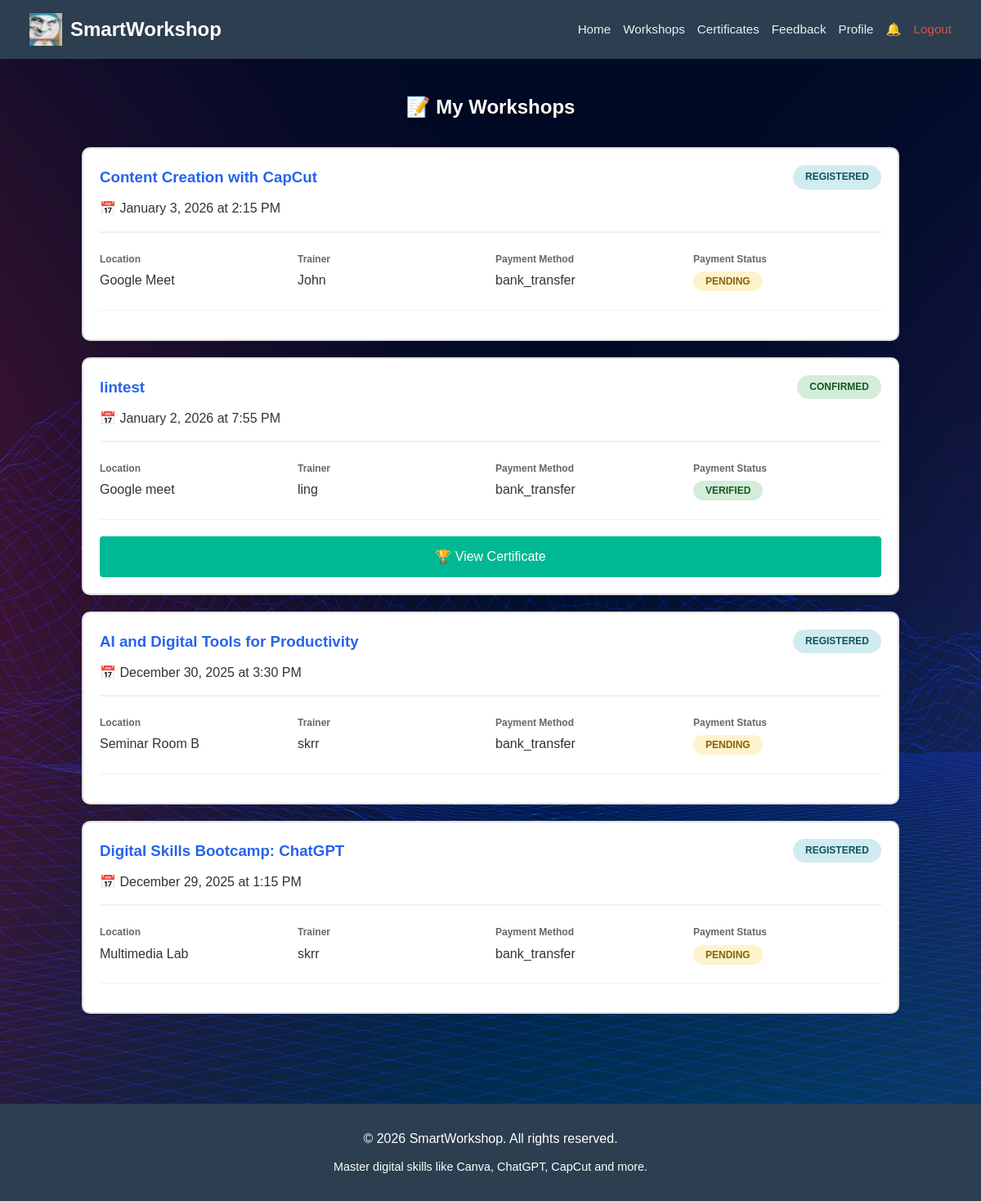
The app's page /my_workshops.php (signed in) with its own data.
### tables this page shows
CREATE TABLE `bookings` (
  `id` int(11) NOT NULL,
  `user_id` int(11) NOT NULL,
  `workshop_id` int(11) NOT NULL,
  `created_at` timestamp NOT NULL DEFAULT current_timestamp(),
  `payment_method` enum('qr_code','bank_transfer') DEFAULT NULL,
  `payment_status` enum('pending','verified','rejected') DEFAULT 'pending',
  `payment_reference` varchar(100) DEFAULT NULL,
  `payment_amount` decimal(10,2) DEFAULT 0.00,
  `payment_date` datetime DEFAULT current_timestamp(),
  `payment_verified_at` datetime DEFAULT NULL,
  `payment_verified_by` varchar(50) NOT NULL DEFAULT 'ADMIN',
  `booking_status` enum('registered','confirmed','cancelled') DEFAULT 'registered'
);

CREATE TABLE `workshops` (
  `id` int(11) NOT NULL,
  `title` varchar(100) NOT NULL,
  `description` text DEFAULT NULL,
  `trainer` varchar(100) DEFAULT NULL,
  `trainer_id` int(11) DEFAULT NULL,
  `date` date NOT NULL,
  `time` time NOT NULL,
  `location` varchar(100) NOT NULL,
  `fee` decimal(10,2) DEFAULT 0.00,
  `organizer_id` int(11) NOT NULL,
  `created_at` timestamp NOT NULL DEFAULT current_timestamp()
);

### my_workshops.php (the view, shortened to what this page needs)
<?php
include 'include/db_connect.php';
$user_id = $_SESSION['user_id'];
$workshops_query = "
    SELECT b.*, w.title, w.date AS workshop_date, w.time, w.location, w.trainer,
           a.attendance_status, a.check_in_time, a.check_in_method,
           (SELECT COUNT(*) FROM feedback
            WHERE user_id = $user_id AND workshop_id = w.id) AS has_feedback
    FROM bookings b
    JOIN workshops w ON b.workshop_id = w.id
    LEFT JOIN attendance a ON b.id = a.booking_id
    WHERE b.user_id = $user_id
    ORDER BY w.date DESC, b.created_at DESC
";
$workshops_result = mysqli_query($conn, $workshops_query);
?>
<!DOCTYPE html>
<html lang="en">
<head>
<link rel="stylesheet" href="css/style.css">
</head>
<body>
<?php include 'include/nav.php'; ?>
<main>
<div style="max-width:1000px;margin:0 auto;">
<h2 class="page-title">📝 My Workshops</h2>
<?php if(mysqli_num_rows($workshops_result) > 0): ?>
<?php while($workshop = mysqli_fetch_assoc($workshops_result)): ?>
<div class="registration-card">
    <div class="card-header">
        <div>
            <h3><?= htmlspecialchars($workshop['title']); ?></h3>
            <p>📅 <?= date('F j, Y', strtotime($workshop['workshop_date'])); ?>
               at <?= date('g:i A', strtotime($workshop['time'])); ?></p>
        </div>
        <span class="status-badge status-<?= $workshop['booking_status']; ?>">
            <?= ucfirst($workshop['booking_status']); ?>
        </span>
    </div>
    <div class="detail-grid">
        <div class="detail-item"><strong>Location</strong><?= htmlspecialchars($workshop['location']); ?></div>
        <div class="detail-item"><strong>Trainer</strong><?= htmlspecialchars($workshop['trainer']); ?></div>
        <div class="detail-item"><strong>Payment Method</strong><?= htmlspecialchars($workshop['payment_method']); ?></div>
        <div class="detail-item">
            <strong>Payment Status</strong>
            <span class="status-badge status-<?= $workshop['payment_status']; ?>"><?= ucfirst($workshop['payment_status']); ?></span>
        </div>
    </div>
    <div class="card-footer">
        <?php if($workshop['has_feedback'] > 0): ?>
        <a href="view_certificate.php?workshop_id=<?= $workshop['workshop_id']; ?>" class="btn" style="background:#00b894;">
            🏆 View Certificate
        </a>
        <?php elseif(strtotime($workshop['workshop_date']) < time() && in_array(strtolower($workshop['payment_status']), ['verified', 'confirmed'])): ?>
        <a href="feedback.php?workshop_id=<?= $workshop['workshop_id']; ?>" class="btn" style="background:#6c5ce7;">
            📝 Submit Feedback
        </a>
        <?php endif; ?>
    </div>
</div>
<?php endwhile; ?>
<?php endif; ?>
</div>
</main>
<?php include 'include/footer.php'; ?>
</body>
</html>

### css/style.css (style rules this page uses)
* { margin: 0; padding: 0; box-sizing: border-box; }
body { font-family: sans-serif; background: url('../img/bg.jpg') no-repeat center center fixed; background-size: cover; color: #333; line-height: 1.6; min-height: 100vh; display: flex; flex-direction: column; }
main, .workshops-container, .certificates-container, .feedback-container, .certificate-page, .container, .report-container, .page-content { flex: 1; }
main { max-width: 1100px; margin: 0 auto; padding: 40px 20px; width: 100%; }
h2 { color: white; text-shadow: 2px 2px 4px #000; margin-bottom: 30px; text-align: center; }
.page-title { color: white !important; text-shadow: 2px 2px 4px rgba(0, 0, 0, 0.5) !important; }
h3 { color: #2563eb; margin-bottom: 10px; }
button, .btn { display: inline-block; width: 100%; padding: 12px; background-color: #3498db; color: white; border: none; border-radius: 4px; cursor: pointer; font-size: 1rem; text-align: center; text-decoration: none; margin-top: 5px; }
.registration-card { background: white; border: 2px solid #e0e0e0; border-radius: 10px; padding: 20px; margin-bottom: 20px; transition: all 0.3s ease; }
.card-header { display: flex; justify-content: space-between; align-items: start; margin-bottom: 15px; padding-bottom: 15px; border-bottom: 2px solid #f0f0f0; }
.status-badge { padding: 5px 12px; border-radius: 20px; font-size: 12px; font-weight: bold; text-transform: uppercase; }
.status-pending { background: #fff3cd; color: #856404; }
.status-paid, .status-confirmed { background: #d4edda; color: #155724; }
.status-registered { background: #d1ecf1; color: #0c5460; }
.status-verified { background: #d4edda; color: #155724; }
.detail-grid { display: grid; grid-template-columns: repeat(auto-fit, minmax(200px, 1fr)); gap: 12px; margin: 15px 0; }
.detail-item { padding: 8px 0; }
.detail-item strong { display: block; font-size: 12px; color: #666; margin-bottom: 3px; }
.card-footer { display: flex; gap: 10px; margin-top: 15px; padding-top: 15px; border-top: 1px solid #f0f0f0; }
.card-footer .btn, .card-footer button, .card-footer form { flex: 1; }
.status-badge { padding: 5px 15px; border-radius: 20px; font-size: 12px; font-weight: bold; }

### records on screen
bookings: workshop.title "Content Creation with CapCut", workshop.date "January 3, 2026", workshop.time "2:15 PM", booking_status "REGISTERED", workshop.location "Google Meet", workshop.trainer "John", payment_method "bank_transfer", payment_status "PENDING"
bookings: workshop.title "lintest", workshop.date "January 2, 2026", workshop.time "7:55 PM", booking_status "CONFIRMED", workshop.location "Google meet", workshop.trainer "ling", payment_method "bank_transfer", payment_status "VERIFIED"
bookings: workshop.title "AI and Digital Tools for Productivity", workshop.date "December 30, 2025", workshop.time "3:30 PM", booking_status "REGISTERED", workshop.location "Seminar Room B", workshop.trainer "skrr", payment_method "bank_transfer", payment_status "PENDING"
bookings: workshop.title "Digital Skills Bootcamp: ChatGPT", workshop.date "December 29, 2025", workshop.time "1:15 PM", booking_status "REGISTERED", workshop.location "Multimedia Lab", workshop.trainer "skrr", payment_method "bank_transfer", payment_status "PENDING"
